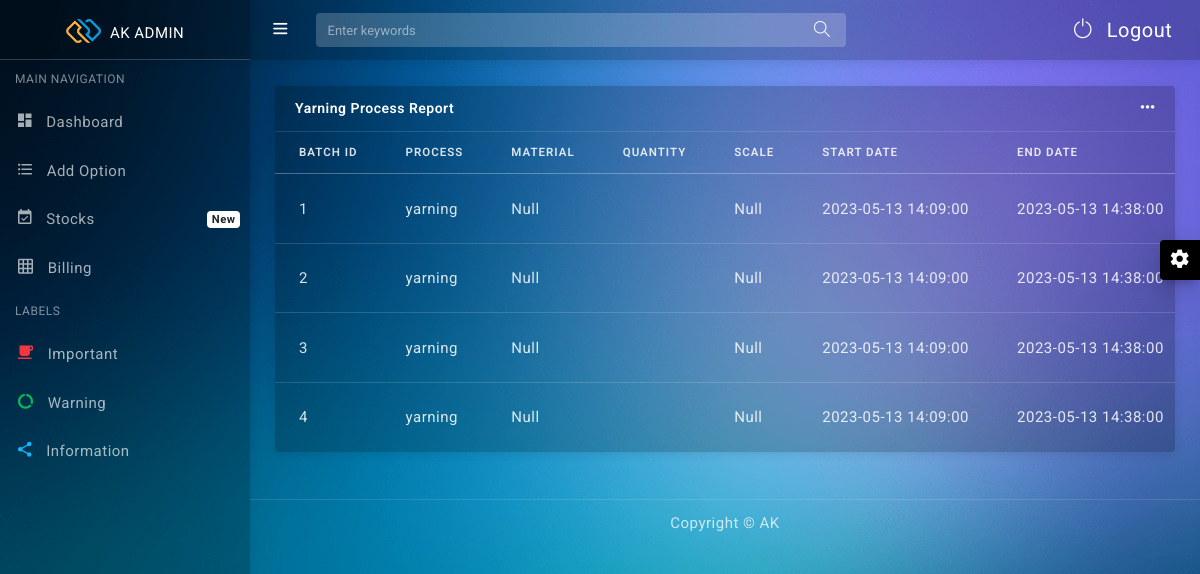
/yarningreport.php, run on the app's committed database.
### tables this page shows
CREATE TABLE `yarning` (
  `batchid` int(11) NOT NULL,
  `process` varchar(255) NOT NULL,
  `material` varchar(255) NOT NULL,
  `quantity` int(11) NOT NULL,
  `scale` varchar(255) NOT NULL,
  `startdate` datetime NOT NULL,
  `enddate` datetime NOT NULL,
  `status` varchar(255) NOT NULL
);

### yarningreport.php (the view, shortened to what this page needs)
<!DOCTYPE html>
<html lang="en">
<head>
  <link href="assets/css/pace.min.css" rel="stylesheet"/>
  <link href="assets/plugins/simplebar/css/simplebar.css" rel="stylesheet"/>
  <link href="assets/css/bootstrap.min.css" rel="stylesheet"/>
  <link href="assets/css/animate.css" rel="stylesheet" type="text/css"/>
  <link href="assets/css/icons.css" rel="stylesheet" type="text/css"/>
  <link href="assets/css/sidebar-menu.css" rel="stylesheet"/>
  <link href="assets/css/app-style.css" rel="stylesheet"/>
</head>
<body class="bg-theme bg-theme1">
 <div id="wrapper">
   <div id="sidebar-wrapper" data-simplebar="" data-simplebar-auto-hide="true">
     <div class="brand-logo">
      <a href="index.html">
       <img src="assets/images/logo-icon.png" class="logo-icon" alt="logo icon">
       <h5 class="logo-text">AK Admin</h5>
     </a>
   </div>
   <ul class="sidebar-menu do-nicescrol">
      <li class="sidebar-header">MAIN NAVIGATION</li>
      <li>
        <a href="home.php">
          <i class="zmdi zmdi-view-dashboard"></i> <span>Dashboard</span>
        </a>
      </li>
       <li>
        <a href="addoption">
          <i class="zmdi zmdi-format-list-bulleted"></i> <span>Add Option</span>
        </a>
      </li>
<li>
        <a href="calendar.html">
          <i class="zmdi zmdi-calendar-check"></i> <span>Stocks</span>
          <small class="badge float-right badge-light">New</small>
        </a>
      </li>
      <li>
        <a href="tables.html">
          <i class="zmdi zmdi-grid"></i> <span>Billing</span>
        </a>
      </li>
      <li class="sidebar-header">LABELS</li>
      <li><a href="javaScript:void();"><i class="zmdi zmdi-coffee text-danger"></i> <span>Important</span></a></li>
      <li><a href="javaScript:void();"><i class="zmdi zmdi-chart-donut text-success"></i> <span>Warning</span></a></li>
      <li><a href="javaScript:void();"><i class="zmdi zmdi-share text-info"></i> <span>Information</span></a></li>
    </ul>
   </div>
<header class="topbar-nav">
 <nav class="navbar navbar-expand fixed-top">
  <ul class="navbar-nav mr-auto align-items-center">
    <li class="nav-item">
      <a class="nav-link toggle-menu" href="javascript:void();">
       <i class="icon-menu menu-icon"></i>
     </a>
    </li>
    <li class="nav-item">
      <form class="search-bar">
        <input type="text" class="form-control" placeholder="Enter keywords">
         <a href="javascript:void();"><i class="icon-magnifier"></i></a>
      </form>
    </li>
  </ul>
  <ul class="navbar-nav align-items-center right-nav-link">
    <li class="nav-item dropdown-lg">
      <a class="nav-link dropdown-toggle dropdown-toggle-nocaret waves-effect"  href="logout.php">
     <i class="icon-power mr-2"></i> Logout</a>
    </li>
  </ul>
</nav>
</header>
  <div class="content-wrapper">
    <div class="container-fluid">
    <div class="row mt-3">
   <div class="col-lg-12">
     <div class="card">
       <div class="card-header">Yarning Process Report
      <div class="card-action">
             <div class="dropdown">
             <a href="javascript:void();" class="dropdown-toggle dropdown-toggle-nocaret" data-toggle="dropdown">
              <i class="icon-options"></i>
             </a>
              </div>
             </div>
     </div>
 <?php
include('connection.php');
$query = "SELECT * FROM yarning";
$result = mysqli_query($conn, $query);
?>
         <div class="table-responsive">
                 <table class="table align-items-center table-flush table-borderless">
                  <thead>
                   <tr>
                     <th>Batch ID</th>
                     <th>Process</th>
                     <th>Material</th>
                      <th>Quantity</th>
                     <th>Scale</th>
                     <th>Start Date</th>
                      <th>End Date</th>
                   </tr>
                   </thead>
                   <?php
if (mysqli_num_rows($result) > 0) {
  $sn=1;
  while($data = mysqli_fetch_assoc($result)) {
 ?>
                   <tbody><tr>
   <td><?php echo $data['batchid']; ?> </td>
   <td><?php echo $data['process']; ?> </td>
   <td><?php echo $data['material']; ?> </td>
   <td><?php echo $data['qty']; ?> </td>
   <td><?php echo $data['scale']; ?> </td>
   <td><?php echo $data['startdate']; ?> </td>
   <td><?php echo $data['enddate']; ?> </td>
 <tr>
 <?php
  $sn++;}} else { ?>
    <tr>
     <td colspan="8">No data found</td>
    </tr>
 <?php } ?>
</tbody>
</table>
               </div>
     </div>
   </div>
  </div>
    </div>
   </div>
	<footer class="footer">
      <div class="container">
        <div class="text-center">
          Copyright © AK
        </div>
      </div>
    </footer>
   <div class="right-sidebar">
    <div class="switcher-icon">
      <i class="zmdi zmdi-settings zmdi-hc-spin"></i>
    </div>
   </div>
  </div>
</body>
</html>

### assets/css/sidebar-menu.css (style rules this page uses)
.sidebar-menu { list-style: none; margin: 0; padding: 0; background-color: transparent; }
.sidebar-menu>li { position: relative; margin: 0; padding: 0; }
.sidebar-menu>li>a { padding: 13px 5px 13px 15px; display: block; border-left: 3px solid transparent; color: rgba(255, 255, 255, 0.65); font-size: 15px; }
.sidebar-menu>li .label, .sidebar-menu>li .badge { margin-top: 3px; margin-right: 5px; }
.sidebar-menu li.sidebar-header { padding: 10px 25px 10px 15px; font-size: 12px; color: rgba(255, 255, 255, 0.5); }
.sidebar-menu a { color: #b8c7ce; text-decoration: none; }

### data on the page
yarning: batchid "1", process "yarning", material "Null", scale "Null", startdate "2023-05-13 14:09:00", enddate "2023-05-13 14:38:00"
yarning: batchid "2", process "yarning", material "Null", scale "Null", startdate "2023-05-13 14:09:00", enddate "2023-05-13 14:38:00"
yarning: batchid "3", process "yarning", material "Null", scale "Null", startdate "2023-05-13 14:09:00", enddate "2023-05-13 14:38:00"
yarning: batchid "4", process "yarning", material "Null", scale "Null", startdate "2023-05-13 14:09:00", enddate "2023-05-13 14:38:00"
